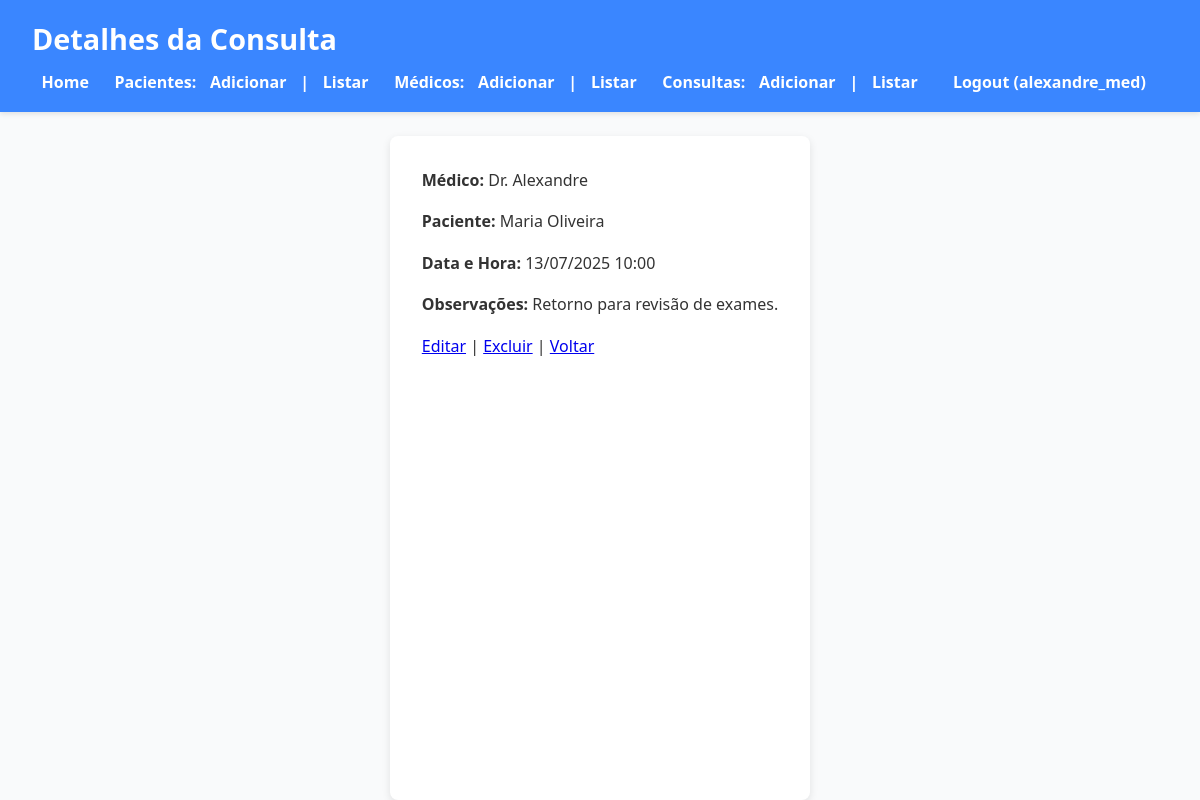
The page /php/read-consulta.php?id_medico=1&id_paciente=2&data_hora=2025-07-13+10:00:00 (signed in) on the database its author committed.
### tables this page shows
CREATE TABLE consultas (
    id_medico INT,
    id_paciente INT,
    data_hora TIMESTAMP NOT NULL,
    observacoes TEXT,
    PRIMARY KEY (id_medico, id_paciente, data_hora),
    FOREIGN KEY (id_medico) REFERENCES medicos(id) ON DELETE CASCADE,
    FOREIGN KEY (id_paciente) REFERENCES pacientes(id) ON DELETE CASCADE
);

CREATE TABLE medicos (
    id INT AUTO_INCREMENT PRIMARY KEY,
    nome VARCHAR(100) NOT NULL,
    especialidade VARCHAR(100) NOT NULL,
    usuario_id INT,
    FOREIGN KEY (usuario_id) REFERENCES usuarios(id) ON DELETE SET NULL
);

CREATE TABLE pacientes (
    id INT AUTO_INCREMENT PRIMARY KEY,
    nome VARCHAR(100) NOT NULL,
    data_nascimento DATE NOT NULL,
    tipo_sanguineo VARCHAR(5) NOT NULL,
    usuario_id INT,
    FOREIGN KEY (usuario_id) REFERENCES usuarios(id) ON DELETE SET NULL
);

### php/read-consulta.php (the view, shortened to what this page needs)
<?php
require_once 'db.php';
$id_medico = $_GET['id_medico'] ?? null;
$id_paciente = $_GET['id_paciente'] ?? null;
$data_hora = $_GET['data_hora'] ?? null;
$stmt = $pdo->prepare("
    SELECT c.*, m.nome AS nome_medico, p.nome AS nome_paciente
    FROM consultas c
    JOIN medicos m ON c.id_medico = m.id
    JOIN pacientes p ON c.id_paciente = p.id
    WHERE c.id_medico = ? AND c.id_paciente = ? AND c.data_hora = ?
");
$stmt->execute([$id_medico, $id_paciente, $data_hora]);
$consulta = $stmt->fetch(PDO::FETCH_ASSOC);
?>
<!DOCTYPE html>
<html lang="pt-BR">
<head>
    <link rel="stylesheet" href="../css/style.css" />
</head>
<body>
<header>
    <h1>Detalhes da Consulta</h1>
    <nav>
        <ul>
            <li><a href="index.php">Home</a></li>
            <?php if (isset($_SESSION['user_id'])): ?>
                <li>Pacientes:
                    <a href="/php/create-paciente.php">Adicionar</a> |
                    <a href="/php/index-paciente.php">Listar</a>
                </li>
                <li>Médicos:
                    <a href="/php/create-medico.php">Adicionar</a> |
                    <a href="/php/index-medico.php">Listar</a>
                </li>
                <li>Consultas:
                    <a href="/php/create-consulta.php">Adicionar</a> |
                    <a href="/php/index-consulta.php">Listar</a>
                </li>
                <li><a href="/php/logout.php">Logout (<?= $_SESSION['username'] ?>)</a></li>
            <?php else: ?>
                <li><a href="/php/user-login.php">Login</a></li>
                <li><a href="/php/user-register.php">Registrar</a></li>
            <?php endif; ?>
        </ul>
    </nav>
</header>
<main>
    <p><strong>Médico:</strong> <?= htmlspecialchars($consulta['nome_medico']) ?></p>
    <p><strong>Paciente:</strong> <?= htmlspecialchars($consulta['nome_paciente']) ?></p>
    <p><strong>Data e Hora:</strong> <?= date('d/m/Y H:i', strtotime($consulta['data_hora'])) ?></p>
    <p><strong>Observações:</strong> <?= nl2br(htmlspecialchars($consulta['observacoes'])) ?></p>
    <p>
        <a href="update-consulta.php?id_medico=<?= $consulta['id_medico'] ?>&id_paciente=<?= $consulta['id_paciente'] ?>&data_hora=<?= urlencode($consulta['data_hora']) ?>">Editar</a> |
        <a href="delete-consulta.php?id_medico=<?= $consulta['id_medico'] ?>&id_paciente=<?= $consulta['id_paciente'] ?>&data_hora=<?= urlencode($consulta['data_hora']) ?>" onclick="return confirm('Tem certeza que deseja excluir esta consulta?');">Excluir</a> |
        <a href="index-consulta.php">Voltar</a>
    </p>
</main>
</body>
</html>

### css/style.css (style rules this page uses)
* { margin: 0; padding: 0; box-sizing: border-box; font-family: 'Segoe UI', Tahoma, Geneva, Verdana, sans-serif; }
body { background-color: #f9fafb; color: #333; line-height: 1.6; min-height: 100vh; display: flex; flex-direction: column; }
header { background-color: #3a86ff; color: white; padding: 1rem 2rem; box-shadow: 0 2px 5px rgba(0,0,0,0.1); }
header h1 { font-size: 1.8rem; }
nav ul { list-style: none; display: flex; gap: 1rem; margin-top: 0.5rem; flex-wrap: wrap; }
nav ul li { font-weight: 600; }
nav ul li a { color: white; text-decoration: none; padding: 0.3rem 0.6rem; border-radius: 4px; transition: background-color 0.3s ease; }
main { flex-grow: 1; padding: 2rem; max-width: 900px; margin: 0 auto; background-color: white; border-radius: 8px; box-shadow: 0 3px 8px rgba(0,0,0,0.1); margin-top: 1.5rem; }
p { margin-bottom: 1rem; }

### rows shown on the page
consultas: id_medico.nome "Dr. Alexandre", id_paciente.nome "Maria Oliveira", data_hora "13/07/2025 10:00", observacoes "Retorno para revisão de exames."

### other values the page prints
$_SESSION['username'] "alexandre_med"
